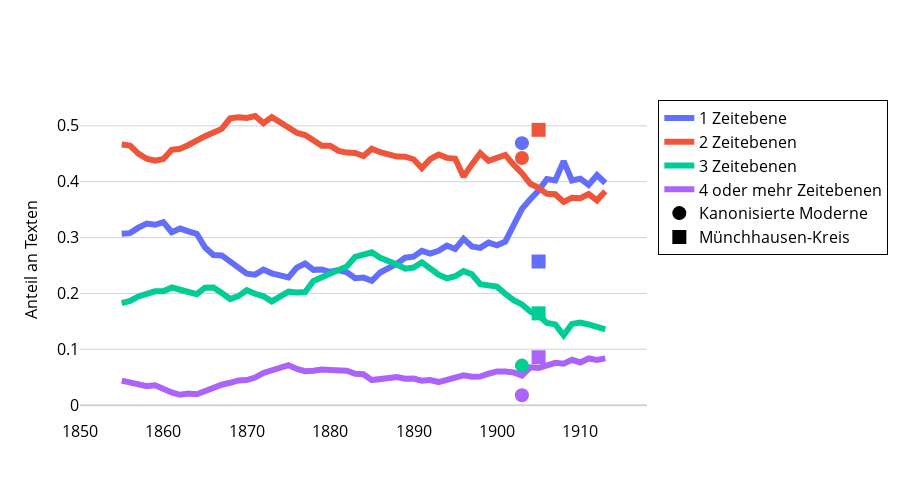

This figure's notebook cell:
### Markdown cell above
# Anzahl

### Code cell
meta_plot = ts[[
    '1_zeitebene_share_smoothed', 
    '2_zeitebene_share_smoothed', 
    '3_zeitebene_share_smoothed',
    '4_zeitebene_share_smoothed'
]]
meta_plot.columns = [
    '1 Zeitebene', 
    '2 Zeitebenen', 
    '3 Zeitebenen',
    '4 oder mehr Zeitebenen'
]
# save_ts_data(meta_plot, prefix='06_06_Anzahl_Zeitebenen_')

fig = create_ts_plot(
    data = meta_plot, 
    columns = meta_plot.columns, 
    y_axis_title = 'Anteil an Texten',
    add_corporas = sub_df, add_corpora_names = sub_names,
    add_corpora_categories = ['1_zeitebene', '2_zeitebene', '3_zeitebene', '4_zeitebene']
)
fig = update_fig_for_publication(fig)
fig.write_image(f"plots/6.6 Anzahl Zeitebenen im Zeitverlauf.pdf")
fig.show()
